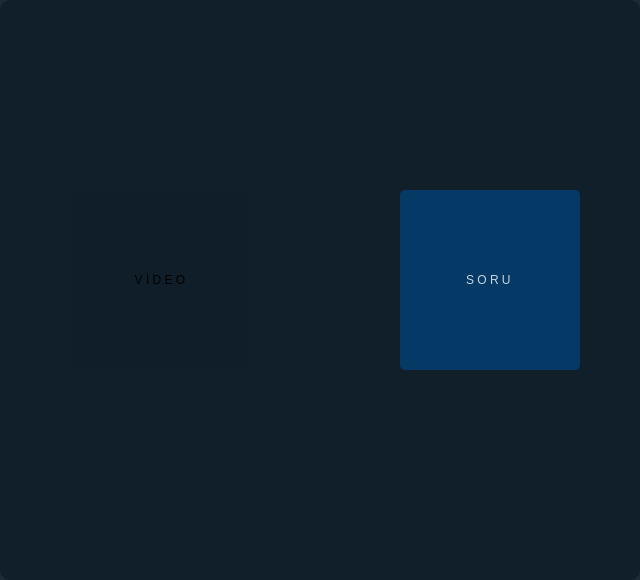
<?xml version="1.0" encoding="UTF-8"?>
<ui version="4.0">
 <class>Form</class>
 <widget class="QWidget" name="Form">
  <property name="geometry">
   <rect>
    <x>0</x>
    <y>0</y>
    <width>640</width>
    <height>580</height>
   </rect>
  </property>
  <property name="windowTitle">
   <string>Form</string>
  </property>
  <property name="styleSheet">
   <string notr="true">background-color:rgba(16,30,41,240);
border-radius:10px;
</string>
  </property>
  <widget class="QPushButton" name="videobuton">
   <property name="geometry">
    <rect>
     <x>70</x>
     <y>190</y>
     <width>180</width>
     <height>180</height>
    </rect>
   </property>
   <property name="styleSheet">
    <string notr="true">QPushButton#videobuton{
background-color:rgba(2,65,118,255);
color:rgba(255,255,255,200);
border-radius:5px;
}
QPushButton#videobuton:pressed{
padding-left:5px;
padding-top:5px;
background-color:rgba(2,65,118,255);
background-position:clac(100%-10px)center;
}
QPushButton#videobuton{
background-color:rgba(2,65,118,200);
 }background-color:rgba(0,125,236,255);

</string>
   </property>
   <property name="text">
    <string>V İ D E O</string>
   </property>
  </widget>
  <widget class="QPushButton" name="sorubuton">
   <property name="geometry">
    <rect>
     <x>400</x>
     <y>190</y>
     <width>180</width>
     <height>180</height>
    </rect>
   </property>
   <property name="styleSheet">
    <string notr="true">QPushButton#sorubuton{
background-color:rgba(2,65,118,255);
color:rgba(255,255,255,200);
border-radius:5px;
}
QPushButton#sorubuton:pressed{
padding-left:5px;
padding-top:5px;
background-color:rgba(2,65,118,255);
background-position:clac(100%-10px)center;
}
QPushButton#sorubuton{
background-color:rgba(2,65,118,200);
 }</string>
   </property>
   <property name="text">
    <string>S O R U </string>
   </property>
  </widget>
 </widget>
 <resources/>
 <connections/>
</ui>
